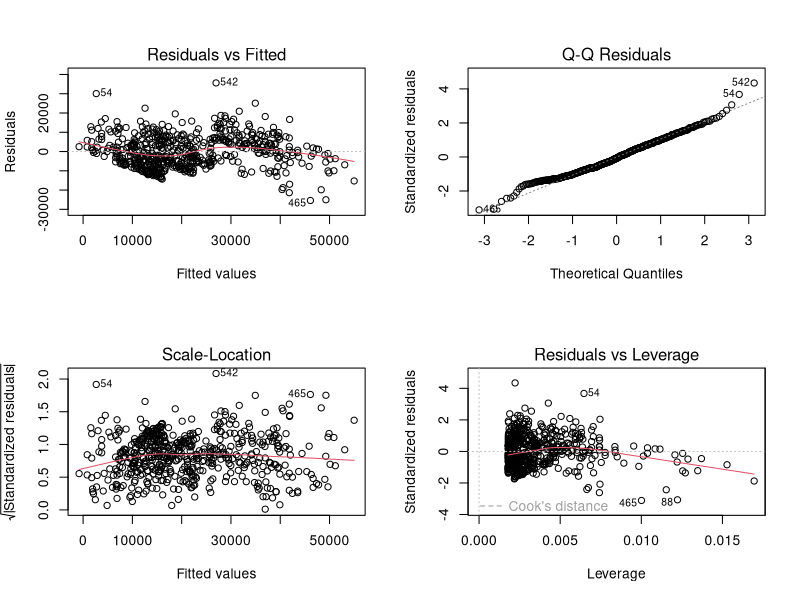
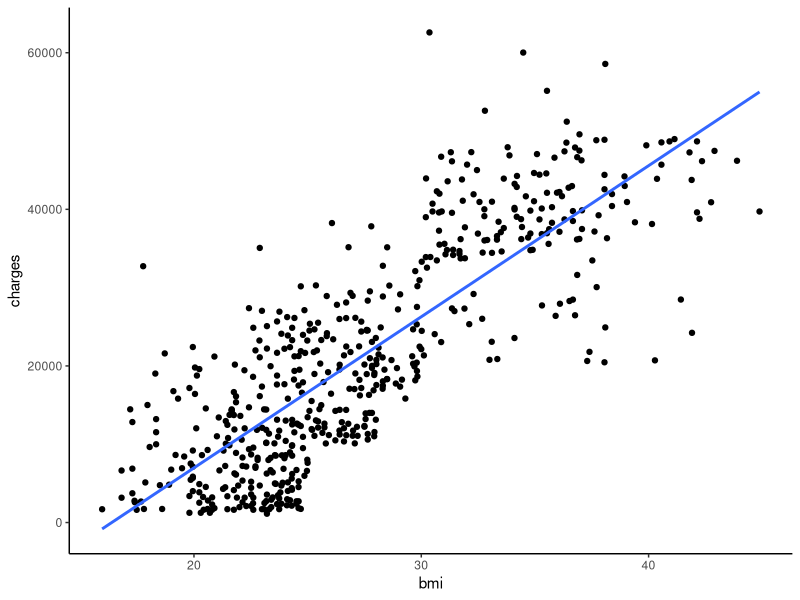
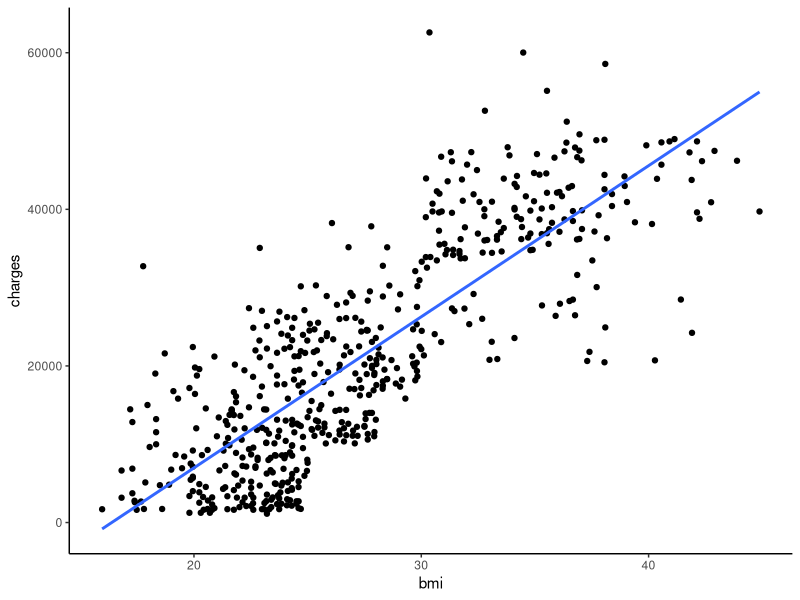

These figures' R source, in order:
##-----------------------------------------------------
##
## Todos lo mismo
## Autor: German A. Gonzalez
## Fecha: Dic-2018
## germangfeler.github.io/datascience/todos-lo-mismo/
##
##-----------------------------------------------------

## Cargamos los datos
seguro <- read.csv("assets/datasets/insurance.csv")

## Exploramos los datos
str(seguro)
head(seguro)

## Corremos una regresion entre charges y bmi
modelo1 <- lm(charges ~ bmi, data=seguro)
summary(modelo1)
par(mfrow=c(2,2))
plot(modelo1)

## Categorizamos la variable
seguro$bmicat <- cut(seguro$bmi, breaks=c(0,25,29,100), labels=c("normal", "sobrepeso", "obeso"))

## Creamos variables dummy
seguro <- cbind(seguro, with(seguro, model.matrix(~bmicat))[,2:3])
head(seguro)

## Corremos una regresion con variables dummy
modelo2 <- lm(charges ~ bmicatsobrepeso + bmicatobeso, data=seguro)
summary(modelo2)

## ANOVA
modelo3 <- lm(charges ~ bmicat, data=seguro)
summary(modelo3)

## Solo dos categorías
seguro2 <- seguro[seguro$bmicat != "obeso", ]

## Test t
t.test(charges ~ bmicat, data=seguro2, var.equal=TRUE)
summary(lm(charges ~ bmicat, data=seguro2))

## Plot
library("ggplot2")
ggplot(data = seguro, aes(x = bmi, y = charges)) + 
  geom_point() +
  geom_smooth(method = "lm", se = FALSE) + theme_classic()
ggsave(filename="regresion.png", width=5, height=4)






